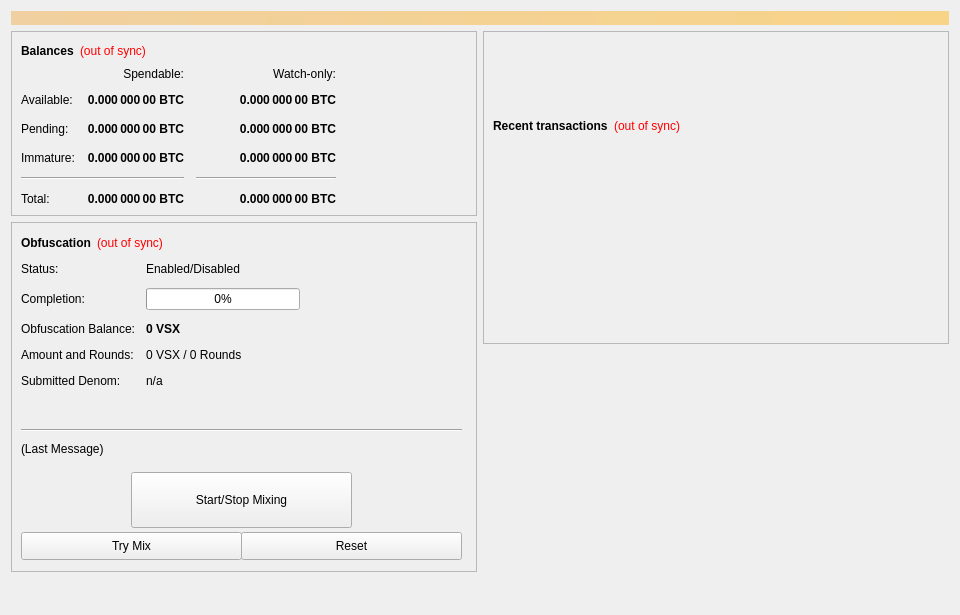
<?xml version="1.0" encoding="UTF-8"?>
<ui version="4.0">
 <class>OverviewPage</class>
 <widget class="QWidget" name="OverviewPage">
  <property name="geometry">
   <rect>
    <x>0</x>
    <y>0</y>
    <width>960</width>
    <height>615</height>
   </rect>
  </property>
  <property name="minimumSize">
   <size>
    <width>960</width>
    <height>0</height>
   </size>
  </property>
  <property name="windowTitle">
   <string>Form</string>
  </property>
  <layout class="QVBoxLayout" name="topLayout">
   <item>
    <widget class="QLabel" name="labelAlerts">
     <property name="visible">
      <bool>false</bool>
     </property>
     <property name="styleSheet">
      <string notr="true">background-color: qlineargradient(x1: 0, y1: 0, x2: 1, y2: 0, stop:0 #F0D0A0, stop:1 #F8D488); color:#000000;</string>
     </property>
     <property name="wordWrap">
      <bool>true</bool>
     </property>
     <property name="margin">
      <number>3</number>
     </property>
    </widget>
   </item>
   <item>
    <layout class="QHBoxLayout" name="horizontalLayout" stretch="1,1">
     <item>
      <layout class="QVBoxLayout" name="verticalLayout_2">
       <item>
        <widget class="QFrame" name="frame">
         <property name="frameShape">
          <enum>QFrame::StyledPanel</enum>
         </property>
         <property name="frameShadow">
          <enum>QFrame::Raised</enum>
         </property>
         <layout class="QVBoxLayout" name="verticalLayout_4">
          <item>
           <layout class="QHBoxLayout" name="horizontalLayout_4">
            <item>
             <widget class="QLabel" name="label_5">
              <property name="font">
               <font>
                <weight>75</weight>
                <bold>true</bold>
               </font>
              </property>
              <property name="text">
               <string>Balances</string>
              </property>
             </widget>
            </item>
            <item>
             <widget class="QLabel" name="labelWalletStatus">
              <property name="cursor">
               <cursorShape>WhatsThisCursor</cursorShape>
              </property>
              <property name="toolTip">
               <string>The displayed information may be out of date. Your wallet automatically synchronizes with the Vsync network after a connection is established, but this process has not completed yet.</string>
              </property>
              <property name="styleSheet">
               <string notr="true">QLabel { color: red; }</string>
              </property>
              <property name="text">
               <string notr="true">(out of sync)</string>
              </property>
              <property name="alignment">
               <set>Qt::AlignLeading|Qt::AlignLeft|Qt::AlignVCenter</set>
              </property>
             </widget>
            </item>
            <item>
             <spacer name="horizontalSpacer_3">
              <property name="orientation">
               <enum>Qt::Horizontal</enum>
              </property>
              <property name="sizeHint" stdset="0">
               <size>
                <width>40</width>
                <height>20</height>
               </size>
              </property>
             </spacer>
            </item>
           </layout>
          </item>
          <item>
           <layout class="QGridLayout" name="gridLayout">
            <property name="spacing">
             <number>12</number>
            </property>
            <item row="2" column="2">
             <widget class="QLabel" name="labelWatchPending">
              <property name="font">
               <font>
                <weight>75</weight>
                <bold>true</bold>
               </font>
              </property>
              <property name="cursor">
               <cursorShape>IBeamCursor</cursorShape>
              </property>
              <property name="toolTip">
               <string>Unconfirmed transactions to watch-only addresses</string>
              </property>
              <property name="text">
               <string notr="true">0.000 000 00 BTC</string>
              </property>
              <property name="alignment">
               <set>Qt::AlignRight|Qt::AlignTrailing|Qt::AlignVCenter</set>
              </property>
              <property name="textInteractionFlags">
               <set>Qt::LinksAccessibleByMouse|Qt::TextSelectableByKeyboard|Qt::TextSelectableByMouse</set>
              </property>
             </widget>
            </item>
            <item row="2" column="1">
             <widget class="QLabel" name="labelUnconfirmed">
              <property name="font">
               <font>
                <weight>75</weight>
                <bold>true</bold>
               </font>
              </property>
              <property name="cursor">
               <cursorShape>IBeamCursor</cursorShape>
              </property>
              <property name="toolTip">
               <string>Total of transactions that have yet to be confirmed, and do not yet count toward the spendable balance</string>
              </property>
              <property name="text">
               <string notr="true">0.000 000 00 BTC</string>
              </property>
              <property name="alignment">
               <set>Qt::AlignRight|Qt::AlignTrailing|Qt::AlignVCenter</set>
              </property>
              <property name="textInteractionFlags">
               <set>Qt::LinksAccessibleByMouse|Qt::TextSelectableByKeyboard|Qt::TextSelectableByMouse</set>
              </property>
             </widget>
            </item>
            <item row="3" column="2">
             <widget class="QLabel" name="labelWatchImmature">
              <property name="font">
               <font>
                <weight>75</weight>
                <bold>true</bold>
               </font>
              </property>
              <property name="cursor">
               <cursorShape>IBeamCursor</cursorShape>
              </property>
              <property name="toolTip">
               <string>Staked or masternode rewards in watch-only addresses that has not yet matured</string>
              </property>
              <property name="text">
               <string notr="true">0.000 000 00 BTC</string>
              </property>
              <property name="alignment">
               <set>Qt::AlignRight|Qt::AlignTrailing|Qt::AlignVCenter</set>
              </property>
              <property name="textInteractionFlags">
               <set>Qt::LinksAccessibleByMouse|Qt::TextSelectableByKeyboard|Qt::TextSelectableByMouse</set>
              </property>
             </widget>
            </item>
            <item row="4" column="0" colspan="2">
             <widget class="Line" name="lineSpendableBalance">
              <property name="orientation">
               <enum>Qt::Horizontal</enum>
              </property>
             </widget>
            </item>
            <item row="4" column="2">
             <widget class="Line" name="lineWatchBalance">
              <property name="sizePolicy">
               <sizepolicy hsizetype="Preferred" vsizetype="Fixed">
                <horstretch>0</horstretch>
                <verstretch>0</verstretch>
               </sizepolicy>
              </property>
              <property name="minimumSize">
               <size>
                <width>140</width>
                <height>0</height>
               </size>
              </property>
              <property name="orientation">
               <enum>Qt::Horizontal</enum>
              </property>
             </widget>
            </item>
            <item row="5" column="0">
             <widget class="QLabel" name="labelTotalText">
              <property name="text">
               <string>Total:</string>
              </property>
             </widget>
            </item>
            <item row="3" column="1">
             <widget class="QLabel" name="labelImmature">
              <property name="font">
               <font>
                <weight>75</weight>
                <bold>true</bold>
               </font>
              </property>
              <property name="cursor">
               <cursorShape>IBeamCursor</cursorShape>
              </property>
              <property name="toolTip">
               <string>Staked or masternode rewards that has not yet matured</string>
              </property>
              <property name="text">
               <string notr="true">0.000 000 00 BTC</string>
              </property>
              <property name="alignment">
               <set>Qt::AlignRight|Qt::AlignTrailing|Qt::AlignVCenter</set>
              </property>
              <property name="textInteractionFlags">
               <set>Qt::LinksAccessibleByMouse|Qt::TextSelectableByKeyboard|Qt::TextSelectableByMouse</set>
              </property>
             </widget>
            </item>
            <item row="2" column="3">
             <spacer name="horizontalSpacer_2">
              <property name="orientation">
               <enum>Qt::Horizontal</enum>
              </property>
              <property name="sizeHint" stdset="0">
               <size>
                <width>40</width>
                <height>20</height>
               </size>
              </property>
             </spacer>
            </item>
            <item row="3" column="0">
             <widget class="QLabel" name="labelImmatureText">
              <property name="text">
               <string>Immature:</string>
              </property>
             </widget>
            </item>
            <item row="5" column="1">
             <widget class="QLabel" name="labelTotal">
              <property name="font">
               <font>
                <weight>75</weight>
                <bold>true</bold>
               </font>
              </property>
              <property name="cursor">
               <cursorShape>IBeamCursor</cursorShape>
              </property>
              <property name="toolTip">
               <string>Your current total balance</string>
              </property>
              <property name="text">
               <string notr="true">0.000 000 00 BTC</string>
              </property>
              <property name="alignment">
               <set>Qt::AlignRight|Qt::AlignTrailing|Qt::AlignVCenter</set>
              </property>
              <property name="textInteractionFlags">
               <set>Qt::LinksAccessibleByMouse|Qt::TextSelectableByKeyboard|Qt::TextSelectableByMouse</set>
              </property>
             </widget>
            </item>
            <item row="5" column="2">
             <widget class="QLabel" name="labelWatchTotal">
              <property name="font">
               <font>
                <weight>75</weight>
                <bold>true</bold>
               </font>
              </property>
              <property name="cursor">
               <cursorShape>IBeamCursor</cursorShape>
              </property>
              <property name="toolTip">
               <string>Current total balance in watch-only addresses</string>
              </property>
              <property name="text">
               <string notr="true">0.000 000 00 BTC</string>
              </property>
              <property name="alignment">
               <set>Qt::AlignRight|Qt::AlignTrailing|Qt::AlignVCenter</set>
              </property>
              <property name="textInteractionFlags">
               <set>Qt::LinksAccessibleByMouse|Qt::TextSelectableByKeyboard|Qt::TextSelectableByMouse</set>
              </property>
             </widget>
            </item>
            <item row="0" column="2">
             <widget class="QLabel" name="labelWatchonly">
              <property name="text">
               <string>Watch-only:</string>
              </property>
              <property name="alignment">
               <set>Qt::AlignRight|Qt::AlignTrailing|Qt::AlignVCenter</set>
              </property>
             </widget>
            </item>
            <item row="1" column="0">
             <widget class="QLabel" name="labelBalanceText">
              <property name="text">
               <string>Available:</string>
              </property>
             </widget>
            </item>
            <item row="1" column="1">
             <widget class="QLabel" name="labelBalance">
              <property name="font">
               <font>
                <weight>75</weight>
                <bold>true</bold>
               </font>
              </property>
              <property name="cursor">
               <cursorShape>IBeamCursor</cursorShape>
              </property>
              <property name="toolTip">
               <string>Your current spendable balance</string>
              </property>
              <property name="text">
               <string notr="true">0.000 000 00 BTC</string>
              </property>
              <property name="alignment">
               <set>Qt::AlignRight|Qt::AlignTrailing|Qt::AlignVCenter</set>
              </property>
              <property name="textInteractionFlags">
               <set>Qt::LinksAccessibleByMouse|Qt::TextSelectableByKeyboard|Qt::TextSelectableByMouse</set>
              </property>
             </widget>
            </item>
            <item row="1" column="2">
             <widget class="QLabel" name="labelWatchAvailable">
              <property name="font">
               <font>
                <weight>75</weight>
                <bold>true</bold>
               </font>
              </property>
              <property name="cursor">
               <cursorShape>IBeamCursor</cursorShape>
              </property>
              <property name="toolTip">
               <string>Your current balance in watch-only addresses</string>
              </property>
              <property name="text">
               <string notr="true">0.000 000 00 BTC</string>
              </property>
              <property name="alignment">
               <set>Qt::AlignRight|Qt::AlignTrailing|Qt::AlignVCenter</set>
              </property>
              <property name="textInteractionFlags">
               <set>Qt::LinksAccessibleByMouse|Qt::TextSelectableByKeyboard|Qt::TextSelectableByMouse</set>
              </property>
             </widget>
            </item>
            <item row="2" column="0">
             <widget class="QLabel" name="labelPendingText">
              <property name="text">
               <string>Pending:</string>
              </property>
             </widget>
            </item>
            <item row="0" column="1">
             <widget class="QLabel" name="labelSpendable">
              <property name="text">
               <string>Spendable:</string>
              </property>
              <property name="alignment">
               <set>Qt::AlignRight|Qt::AlignTrailing|Qt::AlignVCenter</set>
              </property>
             </widget>
            </item>
           </layout>
          </item>
         </layout>
        </widget>
       </item>
       <item>
        <widget class="QFrame" name="frameObfuscation">
         <property name="minimumSize">
          <size>
           <width>0</width>
           <height>350</height>
          </size>
         </property>
         <property name="layoutDirection">
          <enum>Qt::LeftToRight</enum>
         </property>
         <property name="frameShape">
          <enum>QFrame::StyledPanel</enum>
         </property>
         <property name="frameShadow">
          <enum>QFrame::Raised</enum>
         </property>
         <widget class="QWidget" name="formLayoutWidget">
          <property name="geometry">
           <rect>
            <x>10</x>
            <y>40</y>
            <width>451</width>
            <height>161</height>
           </rect>
          </property>
          <layout class="QFormLayout" name="formLayout">
           <property name="fieldGrowthPolicy">
            <enum>QFormLayout::AllNonFixedFieldsGrow</enum>
           </property>
           <property name="horizontalSpacing">
            <number>11</number>
           </property>
           <property name="verticalSpacing">
            <number>12</number>
           </property>
           <item row="0" column="0">
            <widget class="QLabel" name="label_6">
             <property name="text">
              <string>Status:</string>
             </property>
            </widget>
           </item>
           <item row="1" column="0">
            <widget class="QLabel" name="label_7">
             <property name="text">
              <string>Completion:</string>
             </property>
            </widget>
           </item>
           <item row="1" column="1">
            <widget class="QProgressBar" name="obfuscationProgress">
             <property name="maximumSize">
              <size>
               <width>154</width>
               <height>16777215</height>
              </size>
             </property>
             <property name="value">
              <number>0</number>
             </property>
            </widget>
           </item>
           <item row="2" column="0">
            <widget class="QLabel" name="labelAnonymizedText">
             <property name="text">
              <string>Obfuscation Balance:</string>
             </property>
            </widget>
           </item>
           <item row="2" column="1">
            <widget class="QLabel" name="labelAnonymized">
             <property name="font">
              <font>
               <weight>75</weight>
               <bold>true</bold>
              </font>
             </property>
             <property name="text">
              <string notr="true">0 VSX</string>
             </property>
            </widget>
           </item>
           <item row="3" column="0">
            <widget class="QLabel" name="label_8">
             <property name="text">
              <string>Amount and Rounds:</string>
             </property>
            </widget>
           </item>
           <item row="3" column="1">
            <widget class="QLabel" name="labelAmountRounds">
             <property name="text">
              <string>0 VSX / 0 Rounds</string>
             </property>
            </widget>
           </item>
           <item row="4" column="0">
            <widget class="QLabel" name="label_9">
             <property name="text">
              <string>Submitted Denom:</string>
             </property>
            </widget>
           </item>
           <item row="4" column="1">
            <widget class="QLabel" name="labelSubmittedDenom">
             <property name="toolTip">
              <string>The denominations you submitted to the Masternode.&lt;br&gt;To mix, other users must submit the exact same denominations.</string>
             </property>
             <property name="text">
              <string>n/a</string>
             </property>
            </widget>
           </item>
           <item row="0" column="1">
            <widget class="QLabel" name="obfuscationEnabled">
             <property name="text">
              <string>Enabled/Disabled</string>
             </property>
            </widget>
           </item>
          </layout>
         </widget>
         <widget class="QPushButton" name="runAutoDenom">
          <property name="geometry">
           <rect>
            <x>251</x>
            <y>17</y>
            <width>1</width>
            <height>1</height>
           </rect>
          </property>
          <property name="palette">
           <palette>
            <active>
             <colorrole role="WindowText">
              <brush brushstyle="SolidPattern">
               <color alpha="255">
                <red>0</red>
                <green>0</green>
                <blue>0</blue>
               </color>
              </brush>
             </colorrole>
             <colorrole role="Button">
              <brush brushstyle="SolidPattern">
               <color alpha="255">
                <red>239</red>
                <green>238</green>
                <blue>238</blue>
               </color>
              </brush>
             </colorrole>
             <colorrole role="Light">
              <brush brushstyle="SolidPattern">
               <color alpha="255">
                <red>255</red>
                <green>255</green>
                <blue>255</blue>
               </color>
              </brush>
             </colorrole>
             <colorrole role="Midlight">
              <brush brushstyle="SolidPattern">
               <color alpha="255">
                <red>247</red>
                <green>246</green>
                <blue>246</blue>
               </color>
              </brush>
             </colorrole>
             <colorrole role="Dark">
              <brush brushstyle="SolidPattern">
               <color alpha="255">
                <red>119</red>
                <green>119</green>
                <blue>119</blue>
               </color>
              </brush>
             </colorrole>
             <colorrole role="Mid">
              <brush brushstyle="SolidPattern">
               <color alpha="255">
                <red>159</red>
                <green>159</green>
                <blue>159</blue>
               </color>
              </brush>
             </colorrole>
             <colorrole role="Text">
              <brush brushstyle="SolidPattern">
               <color alpha="255">
                <red>0</red>
                <green>0</green>
                <blue>0</blue>
               </color>
              </brush>
             </colorrole>
             <colorrole role="BrightText">
              <brush brushstyle="SolidPattern">
               <color alpha="255">
                <red>255</red>
                <green>255</green>
                <blue>255</blue>
               </color>
              </brush>
             </colorrole>
             <colorrole role="ButtonText">
              <brush brushstyle="SolidPattern">
               <color alpha="255">
                <red>0</red>
                <green>0</green>
                <blue>0</blue>
               </color>
              </brush>
             </colorrole>
             <colorrole role="Base">
              <brush brushstyle="SolidPattern">
               <color alpha="255">
                <red>255</red>
                <green>255</green>
                <blue>255</blue>
               </color>
              </brush>
             </colorrole>
             <colorrole role="Window">
              <brush brushstyle="SolidPattern">
               <color alpha="255">
                <red>239</red>
                <green>238</green>
                <blue>238</blue>
               </color>
              </brush>
             </colorrole>
             <colorrole role="Shadow">
              <brush brushstyle="SolidPattern">
               <color alpha="255">
                <red>0</red>
                <green>0</green>
                <blue>0</blue>
               </color>
              </brush>
             </colorrole>
             <colorrole role="AlternateBase">
              <brush brushstyle="SolidPattern">
               <color alpha="255">
                <red>247</red>
                <green>246</green>
                <blue>246</blue>
               </color>
              </brush>
             </colorrole>
             <colorrole role="ToolTipBase">
              <brush brushstyle="SolidPattern">
               <color alpha="255">
                <red>255</red>
                <green>255</green>
                <blue>220</blue>
               </color>
              </brush>
             </colorrole>
             <colorrole role="ToolTipText">
              <brush brushstyle="SolidPattern">
               <color alpha="255">
                <red>0</red>
                <green>0</green>
                <blue>0</blue>
               </color>
              </brush>
             </colorrole>
            </active>
            <inactive>
             <colorrole role="WindowText">
              <brush brushstyle="SolidPattern">
               <color alpha="255">
                <red>0</red>
                <green>0</green>
                <blue>0</blue>
               </color>
              </brush>
             </colorrole>
             <colorrole role="Button">
              <brush brushstyle="SolidPattern">
               <color alpha="255">
                <red>239</red>
                <green>238</green>
                <blue>238</blue>
               </color>
              </brush>
             </colorrole>
             <colorrole role="Light">
              <brush brushstyle="SolidPattern">
               <color alpha="255">
                <red>255</red>
                <green>255</green>
                <blue>255</blue>
               </color>
              </brush>
             </colorrole>
             <colorrole role="Midlight">
              <brush brushstyle="SolidPattern">
               <color alpha="255">
                <red>247</red>
                <green>246</green>
                <blue>246</blue>
               </color>
              </brush>
             </colorrole>
             <colorrole role="Dark">
              <brush brushstyle="SolidPattern">
               <color alpha="255">
                <red>119</red>
                <green>119</green>
                <blue>119</blue>
               </color>
              </brush>
             </colorrole>
             <colorrole role="Mid">
              <brush brushstyle="SolidPattern">
               <color alpha="255">
                <red>159</red>
                <green>159</green>
                <blue>159</blue>
               </color>
              </brush>
             </colorrole>
             <colorrole role="Text">
              <brush brushstyle="SolidPattern">
               <color alpha="255">
                <red>0</red>
                <green>0</green>
                <blue>0</blue>
               </color>
              </brush>
             </colorrole>
             <colorrole role="BrightText">
              <brush brushstyle="SolidPattern">
               <color alpha="255">
                <red>255</red>
                <green>255</green>
                <blue>255</blue>
               </color>
              </brush>
             </colorrole>
             <colorrole role="ButtonText">
              <brush brushstyle="SolidPattern">
               <color alpha="255">
                <red>0</red>
                <green>0</green>
                <blue>0</blue>
               </color>
              </brush>
             </colorrole>
             <colorrole role="Base">
              <brush brushstyle="SolidPattern">
               <color alpha="255">
                <red>255</red>
                <green>255</green>
                <blue>255</blue>
               </color>
              </brush>
             </colorrole>
             <colorrole role="Window">
              <brush brushstyle="SolidPattern">
               <color alpha="255">
                <red>239</red>
                <green>238</green>
                <blue>238</blue>
               </color>
              </brush>
             </colorrole>
             <colorrole role="Shadow">
              <brush brushstyle="SolidPattern">
               <color alpha="255">
                <red>0</red>
                <green>0</green>
                <blue>0</blue>
               </color>
              </brush>
             </colorrole>
             <colorrole role="AlternateBase">
              <brush brushstyle="SolidPattern">
               <color alpha="255">
                <red>247</red>
                <green>246</green>
                <blue>246</blue>
               </color>
              </brush>
             </colorrole>
             <colorrole role="ToolTipBase">
              <brush brushstyle="SolidPattern">
               <color alpha="255">
                <red>255</red>
                <green>255</green>
                <blue>220</blue>
               </color>
              </brush>
             </colorrole>
             <colorrole role="ToolTipText">
              <brush brushstyle="SolidPattern">
               <color alpha="255">
                <red>0</red>
                <green>0</green>
                <blue>0</blue>
               </color>
              </brush>
             </colorrole>
            </inactive>
            <disabled>
             <colorrole role="WindowText">
              <brush brushstyle="SolidPattern">
               <color alpha="255">
                <red>119</red>
                <green>119</green>
                <blue>119</blue>
               </color>
              </brush>
             </colorrole>
             <colorrole role="Button">
              <brush brushstyle="SolidPattern">
               <color alpha="255">
                <red>239</red>
                <green>238</green>
                <blue>238</blue>
               </color>
              </brush>
             </colorrole>
             <colorrole role="Light">
              <brush brushstyle="SolidPattern">
               <color alpha="255">
                <red>255</red>
                <green>255</green>
                <blue>255</blue>
               </color>
              </brush>
             </colorrole>
             <colorrole role="Midlight">
              <brush brushstyle="SolidPattern">
               <color alpha="255">
                <red>247</red>
                <green>246</green>
                <blue>246</blue>
               </color>
              </brush>
             </colorrole>
             <colorrole role="Dark">
              <brush brushstyle="SolidPattern">
               <color alpha="255">
                <red>119</red>
                <green>119</green>
                <blue>119</blue>
               </color>
              </brush>
             </colorrole>
             <colorrole role="Mid">
              <brush brushstyle="SolidPattern">
               <color alpha="255">
                <red>159</red>
                <green>159</green>
                <blue>159</blue>
               </color>
              </brush>
             </colorrole>
             <colorrole role="Text">
              <brush brushstyle="SolidPattern">
               <color alpha="255">
                <red>119</red>
                <green>119</green>
                <blue>119</blue>
               </color>
              </brush>
             </colorrole>
             <colorrole role="BrightText">
              <brush brushstyle="SolidPattern">
               <color alpha="255">
                <red>255</red>
                <green>255</green>
                <blue>255</blue>
               </color>
              </brush>
             </colorrole>
             <colorrole role="ButtonText">
              <brush brushstyle="SolidPattern">
               <color alpha="255">
                <red>119</red>
                <green>119</green>
                <blue>119</blue>
               </color>
              </brush>
             </colorrole>
             <colorrole role="Base">
              <brush brushstyle="SolidPattern">
               <color alpha="255">
                <red>239</red>
                <green>238</green>
                <blue>238</blue>
               </color>
              </brush>
             </colorrole>
             <colorrole role="Window">
              <brush brushstyle="SolidPattern">
               <color alpha="255">
                <red>239</red>
                <green>238</green>
                <blue>238</blue>
               </color>
              </brush>
             </colorrole>
             <colorrole role="Shadow">
              <brush brushstyle="SolidPattern">
               <color alpha="255">
                <red>0</red>
                <green>0</green>
                <blue>0</blue>
               </color>
              </brush>
             </colorrole>
             <colorrole role="AlternateBase">
              <brush brushstyle="SolidPattern">
               <color alpha="255">
                <red>239</red>
                <green>238</green>
                <blue>238</blue>
               </color>
              </brush>
             </colorrole>
             <colorrole role="ToolTipBase">
              <brush brushstyle="SolidPattern">
               <color alpha="255">
                <red>255</red>
                <green>255</green>
                <blue>220</blue>
               </color>
              </brush>
             </colorrole>
             <colorrole role="ToolTipText">
              <brush brushstyle="SolidPattern">
               <color alpha="255">
                <red>0</red>
                <green>0</green>
                <blue>0</blue>
               </color>
              </brush>
             </colorrole>
            </disabled>
           </palette>
          </property>
          <property name="focusPolicy">
           <enum>Qt::NoFocus</enum>
          </property>
          <property name="autoFillBackground">
           <bool>true</bool>
          </property>
          <property name="text">
           <string/>
          </property>
          <property name="flat">
           <bool>true</bool>
          </property>
         </widget>
         <widget class="QPushButton" name="toggleObfuscation">
          <property name="geometry">
           <rect>
            <x>120</x>
            <y>250</y>
            <width>221</width>
            <height>56</height>
           </rect>
          </property>
          <property name="sizePolicy">
           <sizepolicy hsizetype="MinimumExpanding" vsizetype="Fixed">
            <horstretch>0</horstretch>
            <verstretch>0</verstretch>
           </sizepolicy>
          </property>
          <property name="text">
           <string>Start/Stop Mixing</string>
          </property>
         </widget>
         <widget class="Line" name="lineLastMessage">
          <property name="geometry">
           <rect>
            <x>10</x>
            <y>200</y>
            <width>441</width>
            <height>16</height>
           </rect>
          </property>
          <property name="orientation">
           <enum>Qt::Horizontal</enum>
          </property>
         </widget>
         <widget class="QLabel" name="obfuscationStatus">
          <property name="geometry">
           <rect>
            <x>10</x>
            <y>220</y>
            <width>451</width>
            <height>61</height>
           </rect>
          </property>
          <property name="minimumSize">
           <size>
            <width>288</width>
            <height>43</height>
           </size>
          </property>
          <property name="text">
           <string>(Last Message)</string>
          </property>
          <property name="alignment">
           <set>Qt::AlignLeading|Qt::AlignLeft|Qt::AlignTop</set>
          </property>
          <property name="wordWrap">
           <bool>true</bool>
          </property>
         </widget>
         <widget class="QPushButton" name="obfuscationAuto">
          <property name="geometry">
           <rect>
            <x>10</x>
            <y>310</y>
            <width>221</width>
            <height>28</height>
           </rect>
          </property>
          <property name="sizePolicy">
           <sizepolicy hsizetype="MinimumExpanding" vsizetype="Fixed">
            <horstretch>0</horstretch>
            <verstretch>0</verstretch>
           </sizepolicy>
          </property>
          <property name="toolTip">
           <string>Try to manually submit a Obfuscation request.</string>
          </property>
          <property name="text">
           <string>Try Mix</string>
          </property>
         </widget>
         <widget class="QPushButton" name="obfuscationReset">
          <property name="geometry">
           <rect>
            <x>230</x>
            <y>310</y>
            <width>221</width>
            <height>28</height>
           </rect>
          </property>
          <property name="sizePolicy">
           <sizepolicy hsizetype="MinimumExpanding" vsizetype="Fixed">
            <horstretch>0</horstretch>
            <verstretch>0</verstretch>
           </sizepolicy>
          </property>
          <property name="toolTip">
           <string>Reset the current status of Obfuscation (can interrupt Obfuscation if it's in the process of Mixing, which can cost you money!)</string>
          </property>
          <property name="autoFillBackground">
           <bool>false</bool>
          </property>
          <property name="text">
           <string>Reset</string>
          </property>
         </widget>
         <widget class="QWidget" name="layoutWidget">
          <property name="geometry">
           <rect>
            <x>10</x>
            <y>10</y>
            <width>431</width>
            <height>22</height>
           </rect>
          </property>
          <layout class="QHBoxLayout" name="horizontalLayout_5">
           <item>
            <widget class="QLabel" name="label_2">
             <property name="font">
              <font>
               <weight>75</weight>
               <bold>true</bold>
              </font>
             </property>
             <property name="text">
              <string>Obfuscation</string>
             </property>
            </widget>
           </item>
           <item>
            <widget class="QLabel" name="labelObfuscationSyncStatus">
             <property name="toolTip">
              <string>The displayed information may be out of date. Your wallet automatically synchronizes with the Vsync network after a connection is established, but this process has not completed yet.</string>
             </property>
             <property name="styleSheet">
              <string notr="true">QLabel { color: red; }</string>
             </property>
             <property name="text">
              <string notr="true">(out of sync)</string>
             </property>
             <property name="alignment">
              <set>Qt::AlignLeading|Qt::AlignLeft|Qt::AlignVCenter</set>
             </property>
            </widget>
           </item>
           <item>
            <spacer name="horizontalSpacer_4">
             <property name="orientation">
              <enum>Qt::Horizontal</enum>
             </property>
             <property name="sizeHint" stdset="0">
              <size>
               <width>40</width>
               <height>20</height>
              </size>
             </property>
            </spacer>
           </item>
          </layout>
         </widget>
        </widget>
       </item>
       <item>
        <spacer name="verticalSpacer">
         <property name="orientation">
          <enum>Qt::Vertical</enum>
         </property>
         <property name="sizeHint" stdset="0">
          <size>
           <width>20</width>
           <height>40</height>
          </size>
         </property>
        </spacer>
       </item>
      </layout>
     </item>
     <item>
      <layout class="QVBoxLayout" name="verticalLayout_3">
       <item>
        <widget class="QFrame" name="frame_2">
         <property name="frameShape">
          <enum>QFrame::StyledPanel</enum>
         </property>
         <property name="frameShadow">
          <enum>QFrame::Raised</enum>
         </property>
         <layout class="QVBoxLayout" name="verticalLayout">
          <item>
           <spacer name="verticalSpacer_3">
            <property name="orientation">
             <enum>Qt::Vertical</enum>
            </property>
            <property name="sizeType">
             <enum>QSizePolicy::Fixed</enum>
            </property>
            <property name="sizeHint" stdset="0">
             <size>
              <width>20</width>
              <height>75</height>
             </size>
            </property>
           </spacer>
          </item>
          <item>
           <layout class="QHBoxLayout" name="horizontalLayout_2">
            <item>
             <widget class="QLabel" name="label_4">
              <property name="font">
               <font>
                <weight>75</weight>
                <bold>true</bold>
               </font>
              </property>
              <property name="text">
               <string>Recent transactions</string>
              </property>
             </widget>
            </item>
            <item>
             <widget class="QLabel" name="labelTransactionsStatus">
              <property name="cursor">
               <cursorShape>WhatsThisCursor</cursorShape>
              </property>
              <property name="toolTip">
               <string>The displayed information may be out of date. Your wallet automatically synchronizes with the Vsync network after a connection is established, but this process has not completed yet.</string>
              </property>
              <property name="styleSheet">
               <string notr="true">QLabel { color: red; }</string>
              </property>
              <property name="text">
               <string notr="true">(out of sync)</string>
              </property>
              <property name="alignment">
               <set>Qt::AlignRight|Qt::AlignTrailing|Qt::AlignVCenter</set>
              </property>
             </widget>
            </item>
            <item>
             <spacer name="horizontalSpacer">
              <property name="orientation">
               <enum>Qt::Horizontal</enum>
              </property>
              <property name="sizeHint" stdset="0">
               <size>
                <width>40</width>
                <height>20</height>
               </size>
              </property>
             </spacer>
            </item>
           </layout>
          </item>
          <item>
           <widget class="QListView" name="listTransactions">
            <property name="styleSheet">
             <string notr="true">QListView { background: transparent; }</string>
            </property>
            <property name="frameShape">
             <enum>QFrame::NoFrame</enum>
            </property>
            <property name="verticalScrollBarPolicy">
             <enum>Qt::ScrollBarAlwaysOff</enum>
            </property>
            <property name="horizontalScrollBarPolicy">
             <enum>Qt::ScrollBarAlwaysOff</enum>
            </property>
            <property name="selectionMode">
             <enum>QAbstractItemView::NoSelection</enum>
            </property>
           </widget>
          </item>
         </layout>
        </widget>
       </item>
       <item>
        <spacer name="verticalSpacer_2">
         <property name="orientation">
          <enum>Qt::Vertical</enum>
         </property>
         <property name="sizeType">
          <enum>QSizePolicy::Expanding</enum>
         </property>
         <property name="sizeHint" stdset="0">
          <size>
           <width>20</width>
           <height>40</height>
          </size>
         </property>
        </spacer>
       </item>
      </layout>
     </item>
    </layout>
   </item>
  </layout>
 </widget>
 <resources/>
 <connections/>
</ui>
